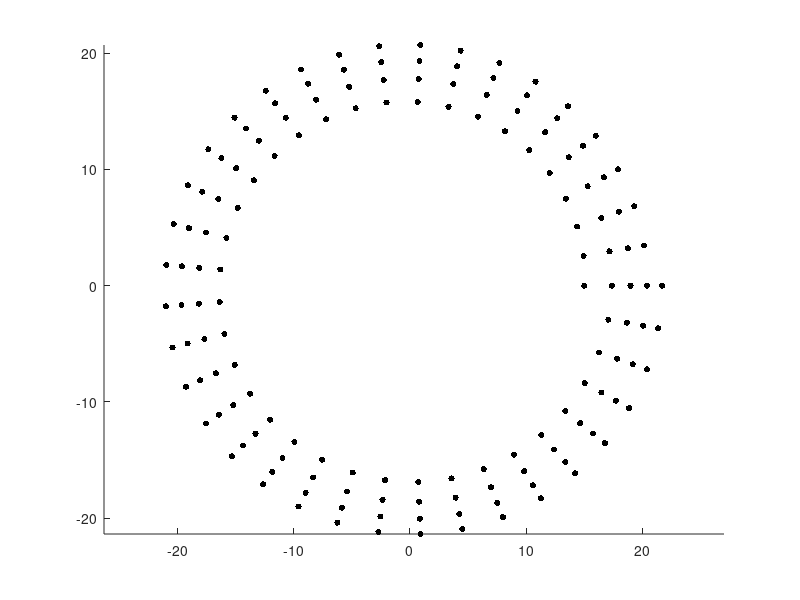

Recreate this plot in MATLAB.

num_points = 149;

thetas = linspace( 0, 8*pi, num_points);
radius = linspace( 20, 35, num_points);
radius = (thetas.^0.75) *(15/(8*pi)) + 15;

xs = radius.*cos(thetas);
ys = radius.*sin(thetas);

figure

scatter(xs,ys, 20, 'k','filled')
axis equal